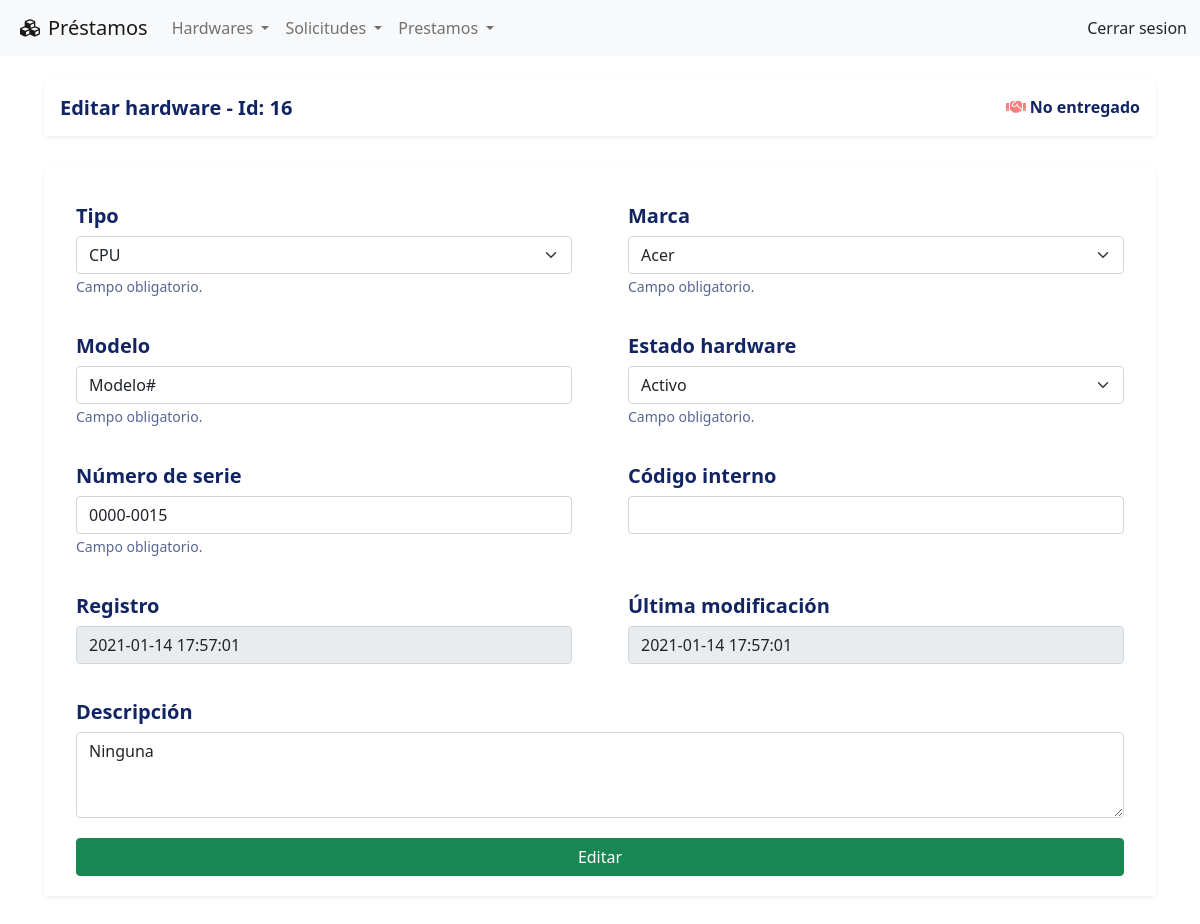
Before: /hardware/editar&id=16 with the older database file.
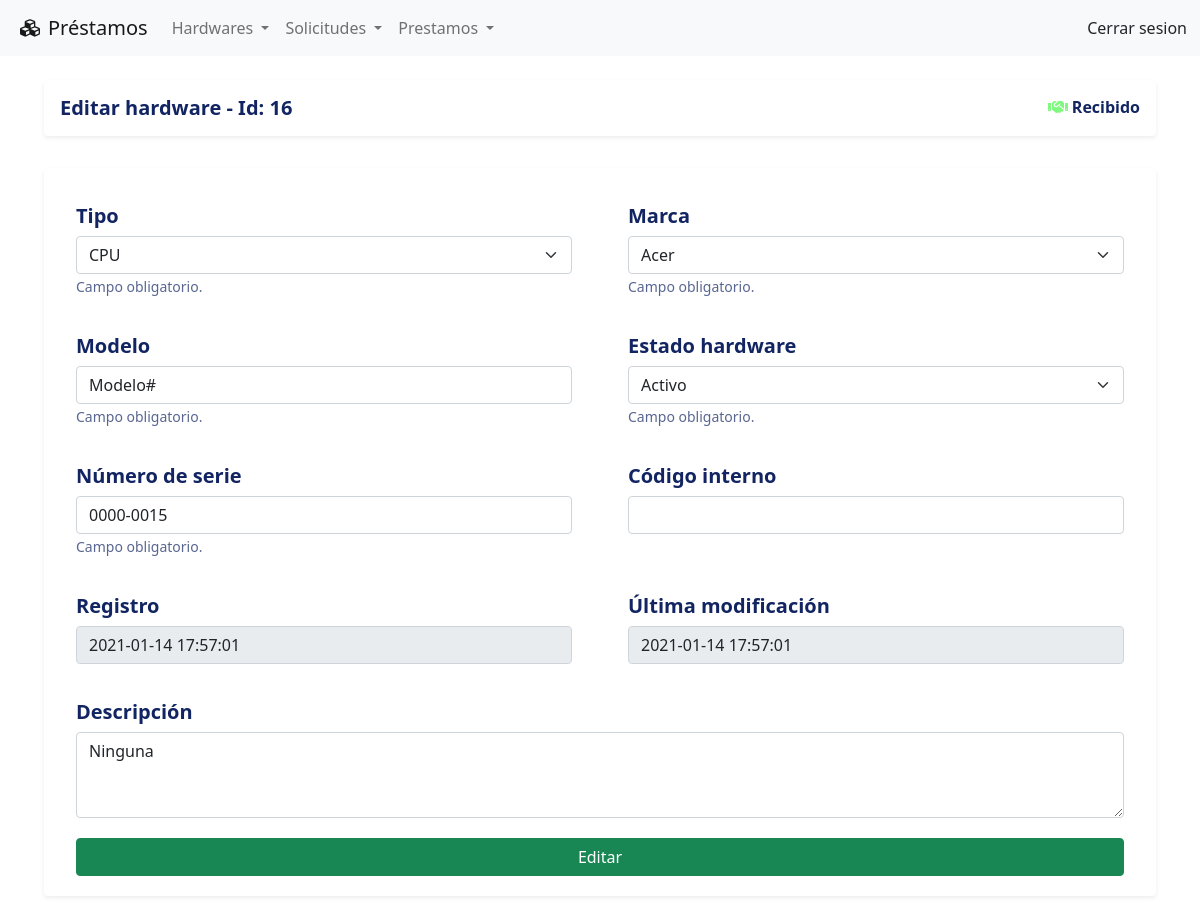
After: the same page with the newer database file.
### tables this page shows
CREATE TABLE IF NOT EXISTS estados_prestamo
( 
    id_estado_prestamo INT AUTO_INCREMENT PRIMARY KEY NOT NULL, 
    estado_prestamo VARCHAR(40) NOT NULL UNIQUE,
    color_estado_prestamo VARCHAR(40) NOT NULL, 
    created_at TIMESTAMP DEFAULT CURRENT_TIMESTAMP,
    updated_at DATETIME DEFAULT CURRENT_TIMESTAMP ON UPDATE CURRENT_TIMESTAMP
);

CREATE TABLE IF NOT EXISTS hardwares
(
    id_hardware INT AUTO_INCREMENT PRIMARY KEY NOT NULL,
    id_tipo_hardware INT NOT NULL,
    id_marca INT NOT NULL,
    descripcion_hardware VARCHAR(1024),
    modelo VARCHAR(40) NOT NULL,
    numero_serie VARCHAR(40) NOT NULL UNIQUE,
    codigo_interno VARCHAR(40),
    id_estado_hardware INT NOT NULL,
    id_estado_prestamo INT NOT NULL,
    created_at TIMESTAMP DEFAULT CURRENT_TIMESTAMP,
    updated_at DATETIME DEFAULT CURRENT_TIMESTAMP ON UPDATE CURRENT_TIMESTAMP,
    FOREIGN KEY (id_tipo_hardware) REFERENCES tipos_hardware (id_tipo_hardware),
    FOREIGN KEY (id_marca) REFERENCES marcas (id_marca)
);

CREATE TABLE IF NOT EXISTS tipos_hardware
(
    id_tipo_hardware INT AUTO_INCREMENT PRIMARY KEY NOT NULL,
    tipo_hardware VARCHAR(40) NOT NULL UNIQUE,
    created_at TIMESTAMP DEFAULT CURRENT_TIMESTAMP,
    updated_at DATETIME DEFAULT CURRENT_TIMESTAMP ON UPDATE CURRENT_TIMESTAMP
);

CREATE TABLE IF NOT EXISTS marcas
(
    id_marca INT AUTO_INCREMENT PRIMARY KEY NOT NULL,
    marca VARCHAR(40) NOT NULL UNIQUE,
    created_at TIMESTAMP DEFAULT CURRENT_TIMESTAMP,
    updated_at DATETIME DEFAULT CURRENT_TIMESTAMP ON UPDATE CURRENT_TIMESTAMP
);

CREATE TABLE IF NOT EXISTS estados_hardware
(
    id_estado_hardware INT AUTO_INCREMENT PRIMARY KEY NOT NULL,
    estado_hardware VARCHAR(40) NOT NULL UNIQUE,
    color_estado_hardware VARCHAR(40) NOT NULL UNIQUE,
    created_at TIMESTAMP DEFAULT CURRENT_TIMESTAMP,
    updated_at DATETIME DEFAULT CURRENT_TIMESTAMP ON UPDATE CURRENT_TIMESTAMP
);

### index.php (called while the page is built, shortened)
<?php
    require_once "config/database.php";
    include_once "views/layouts/header.php";
    include_once "views/layouts/main.php";
    include_once "views/layouts/footer.php";
?>

### config/database.php (called while the page is built)
<?php
class Database {
    public static function connect(){
        $db = new mysqli('localhost', 'root', '', 'prestamos');
        $db->query ("SET NAMES 'utf-8'");
        return $db;
    }
}

### models/hardwareModel.php (called while the page is built, shortened)
<?php
class HardwareModel{
    private $idHardware;
    private $db;
    public function __construct() {
        $this->db = Database::connect();
    }
    public function getIdHardware() {
        return $this->idHardware;
    }
    public function setIdHardware($idHardware) {
        $this->idHardware = $idHardware;
    }
    public function getOne() {
        $hardware = $this->db->query("SELECT * FROM hardwares
            INNER JOIN
                tipos_hardware ON hardwares.id_tipo_hardware = tipos_hardware.id_tipo_hardware
            INNER JOIN
                marcas ON hardwares.id_marca  = marcas.id_marca
            INNER JOIN
                estados_hardware ON hardwares.id_estado_hardware = estados_hardware.id_estado_hardware
            INNER JOIN
                    estados_prestamo ON hardwares.id_estado_prestamo = estados_prestamo.id_estado_prestamo
            WHERE id_hardware = {$this->getIdHardware()};");
            $hard = $hardware->fetch_object();
            return $hard;
    }
}

### views/hardware/editar.php (the view, shortened to what the changed rows need)
   <div class="row my-3">
       <div class="col align-middle">
           <div class="card d-inline-block border-0 shadow-sm shadow-hover w-100">
               <div class="card-body d-flex justify-content-between align-items-center">
                   <h5 class="mb-0">Editar hardware - Id: <?php echo $hard->id_hardware?></h5>
				<h6 class="mb-0">
					<span>
						<i class="far fa-handshake fa"
							<?php
								switch ($hard->id_estado_prestamo) {
									case 1:
										echo  'style="color:rgba(244, 0, 0, 0.5)"';
									break;
									case 3:
										echo 'style="color:rgba(0, 244, 0, 0.5)"';
									break;
								}
							?>
						> </i>
					</span>
						<?php echo $hard->estado_prestamo?>
				</h6>
               </div>
           </div>
       </div>
   </div>
   <div class="row my-3">
	<div class="col-xl-12 col-lg-12">
		<div class="card card-body shadow-sm p-3 mb-5 bg-white rounded border-0">
			<form action="<?= URL ?>hardware/edicion" method="POST">
				<div class="row my-1">
					<div class="col-sm-6">
						<div class="card border-0">
							<div class="card-body">
								<h5 class="card-title">Tipo</h5>
								<select class="form-select" name="id_tipo_hardware" required>
									<option
										value="<?php echo $hard->id_tipo_hardware?>">
										<?php echo $hard->tipo_hardware ?>
									</option>
								</select>
                                   <small class="form-text text-muted">Campo obligatorio.</small>
							</div>
						</div>
					</div>
					<div class="col-sm-6">
						<div class="card border-0">
							<div class="card-body">
								<h5 class="card-title">Marca</h5>
								<select class="form-select" name="id_marca" required>
									<option
										value="<?php echo $hard->id_marca?>">
										<?php echo $hard->marca ?>
									</option>
								</select>
                                   <small class="form-text text-muted">Campo obligatorio.</small>
							</div>
						</div>
					</div>
				</div>
				<div class="row my-1">
					<div class="col-sm-6">
						<div class="card border-0">
							<div class="card-body">
								<h5 class="card-title">Modelo</h5>
								<input type="text" class="form-control" placeholder="Modelo"
									value="<?= $hard->modelo ?>" name="modelo" required>
                                   <small class="form-text text-muted">Campo obligatorio.</small>
							</div>
						</div>
					</div>
					<div class="col-sm-6">
						<div class="card border-0">
							<div class="card-body">
								<h5 class="card-title">Estado hardware</h5>
								<select class="form-select" name="id_estado_hardware" required>
									<option
										value="<?php echo $hard->id_estado_hardware?>">
										<?php echo $hard->estado_hardware ?>
									</option>
								</select>
                                   <small class="form-text text-muted">Campo obligatorio.</small>
							</div>
						</div>
					</div>
				</div>
				<div class="row my-1">
					<div class="col-sm-6">
						<div class="card border-0">
							<div class="card-body">
								<h5 class="card-title">Número de serie</h5>
								<input type="text" class="form-control"
									value="<?= $hard->numero_serie ?>" name="numero_serie" required>
                                   <small class="form-text text-muted">Campo obligatorio.</small>
                               </div>
						</div>
					</div>
					<div class="col-sm-6">
						<div class="card border-0">
							<div class="card-body">
								<h5 class="card-title">Código interno</h5>
								<input type="text" class="form-control"
									value="<?= $hard->codigo_interno ?>" name="codigo_interno">
							</div>
						</div>
					</div>
				</div>
				<div class="row my-1">
					<div class="col-sm-6">
						<div class="card border-0">
							<div class="card-body">
								<h5 class="card-title">Registro</h5>
								<input type="text" class="form-control" readonly
									value="<?= $hard->created_at ?>" required>
                               </div>
						</div>
					</div>
					<div class="col-sm-6">
						<div class="card border-0">
							<div class="card-body">
								<h5 class="card-title">Última modificación</h5>
								<input type="text" class="form-control" readonly
								value="<?= $hard->updated_at ?>" required>
							</div>
						</div>
					</div>
				</div>
				<div class="row my-1 ">
					<div class="col">
						<div class="card border-0">
							<div class="card-body">
								<h5 class="card-title">Descripción</h5>
								<textarea type="text" class="form-control text-left" rows="3" name="descripcion_hardware"><?= trim($hard->descripcion_hardware); ?> </textarea>
							</div>
						</div>
					</div>
				</div>
				<div class="row my-1">
					<div class="col">
						<div class="card border-0 px-3">
							<input type="submit" class="btn btn-success btn-block" value="Editar">
						</div>
					</div>
				</div>
			</form>
		</div>
	</div>
</div>

Changed rows visible on the page:
changed hardwares "Modelo#": id_estado_prestamo.estado_prestamo "No entregado" → "Recibido"
